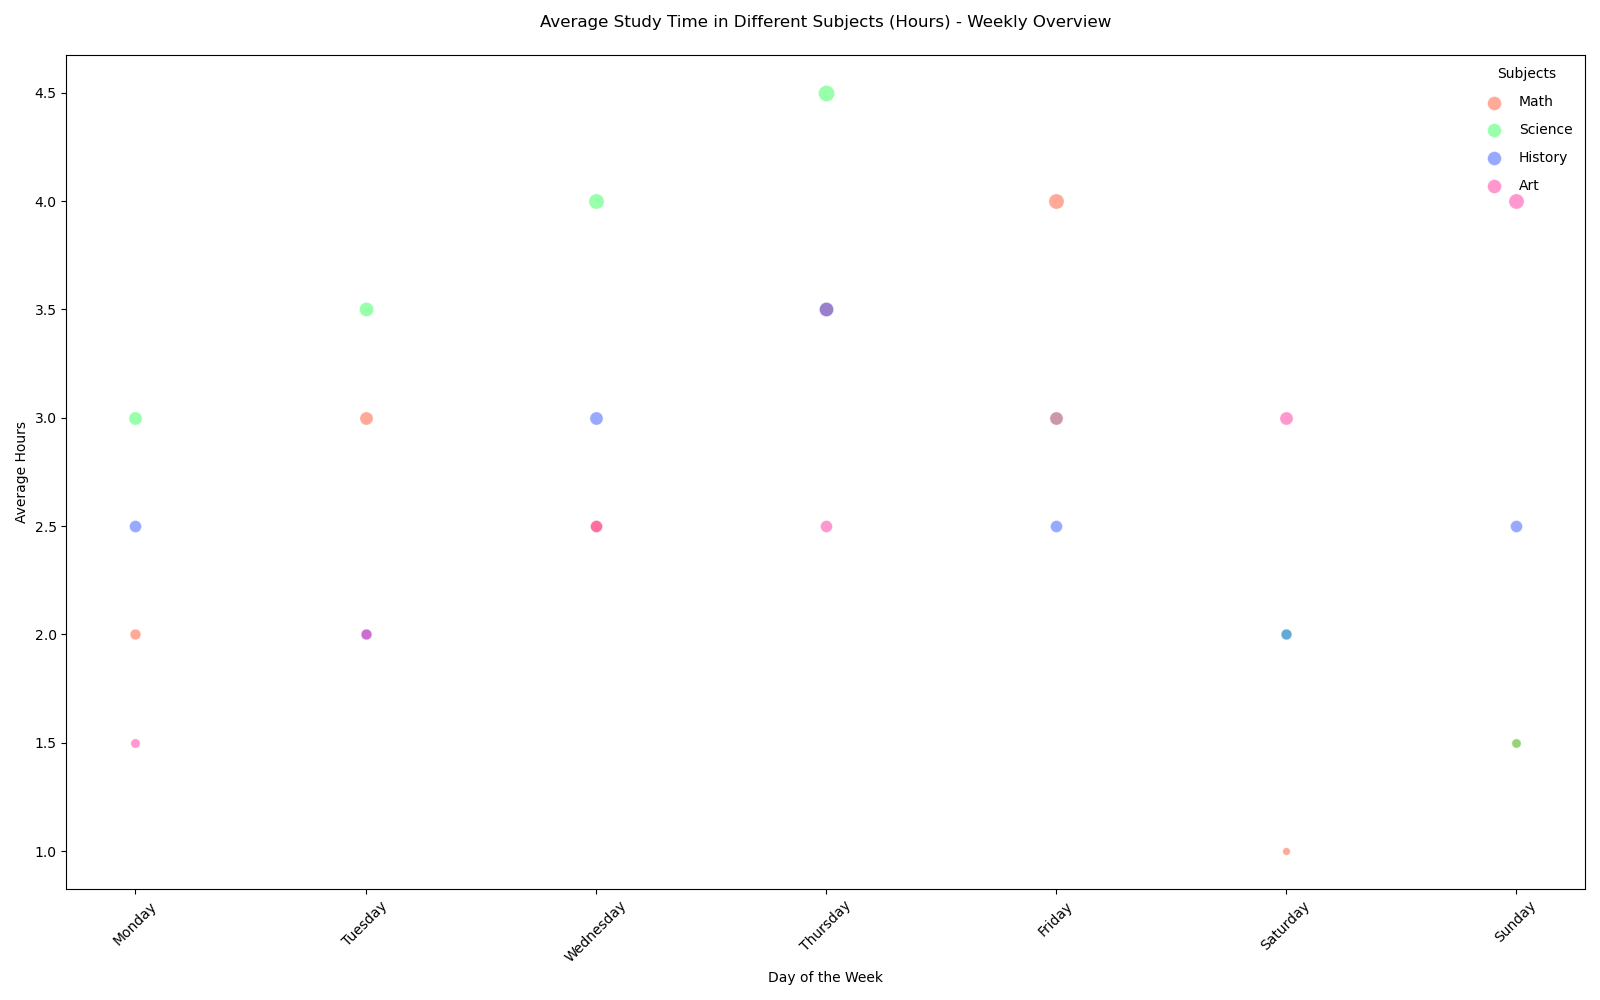

This figure's Python source:

import matplotlib.pyplot as plt

# Data
days = ['Monday', 'Tuesday', 'Wednesday', 'Thursday', 'Friday', 'Saturday', 'Sunday']
math = [2, 3, 2.5, 3.5, 4, 1, 1.5]        # Average hours spent on Math
science = [3, 3.5, 4, 4.5, 3, 2, 1.5]     # Average hours spent on Science
history = [2.5, 2, 3, 3.5, 2.5, 2, 2.5]   # Average hours spent on History
art = [1.5, 2, 2.5, 2.5, 3, 3, 4]         # Average hours spent on Art

# Plot setting (adjusting width and height)
plt.figure(figsize=(16, 10))

# Bubble chart
for i in range(len(days)):
    plt.scatter(days[i], math[i], s=math[i]*30, alpha=0.5, color='#FF5733', edgecolors='w', linewidth=0.5)
    plt.scatter(days[i], science[i], s=science[i]*30, alpha=0.5, color='#33FF57', edgecolors='w', linewidth=0.5)
    plt.scatter(days[i], history[i], s=history[i]*30, alpha=0.5, color='#3357FF', edgecolors='w', linewidth=0.5)
    plt.scatter(days[i], art[i], s=art[i]*30, alpha=0.5, color='#FF33A1', edgecolors='w', linewidth=0.5)

# Customizing the plot
plt.title('Average Study Time in Different Subjects (Hours) - Weekly Overview', pad=20)
plt.xlabel('Day of the Week')
plt.ylabel('Average Hours')
plt.xticks(rotation=45)

# Custom legend
for subject, color in zip(["Math", "Science", "History", "Art"], ['#FF5733', '#33FF57', '#3357FF', '#FF33A1']):
    plt.scatter([], [], alpha=0.5, s=100, label=subject, color=color, edgecolors='w', linewidth=0.5)
plt.legend(scatterpoints=1, frameon=False, labelspacing=1, loc='upper right', title="Subjects")

plt.tight_layout()
plt.show()
